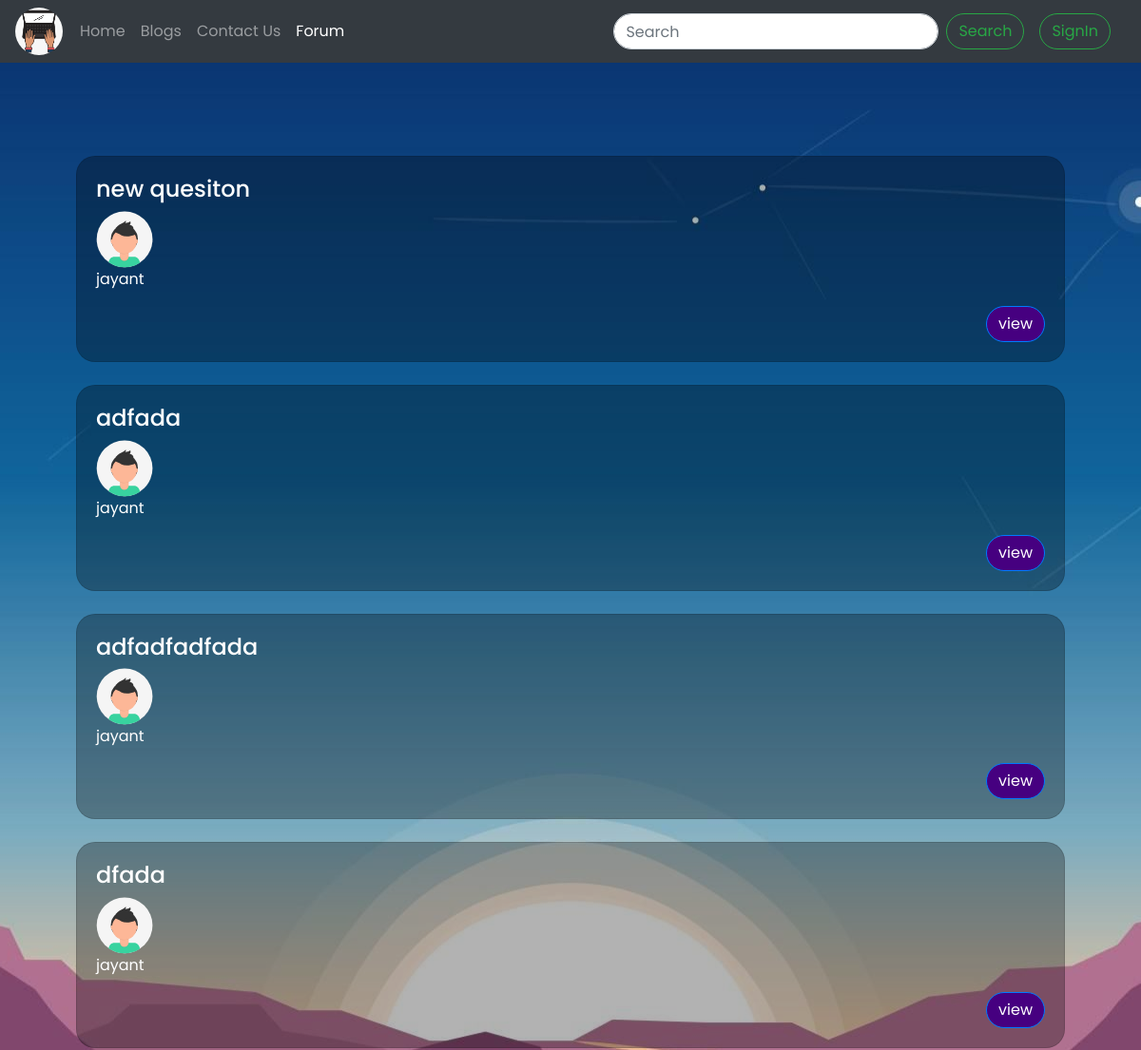
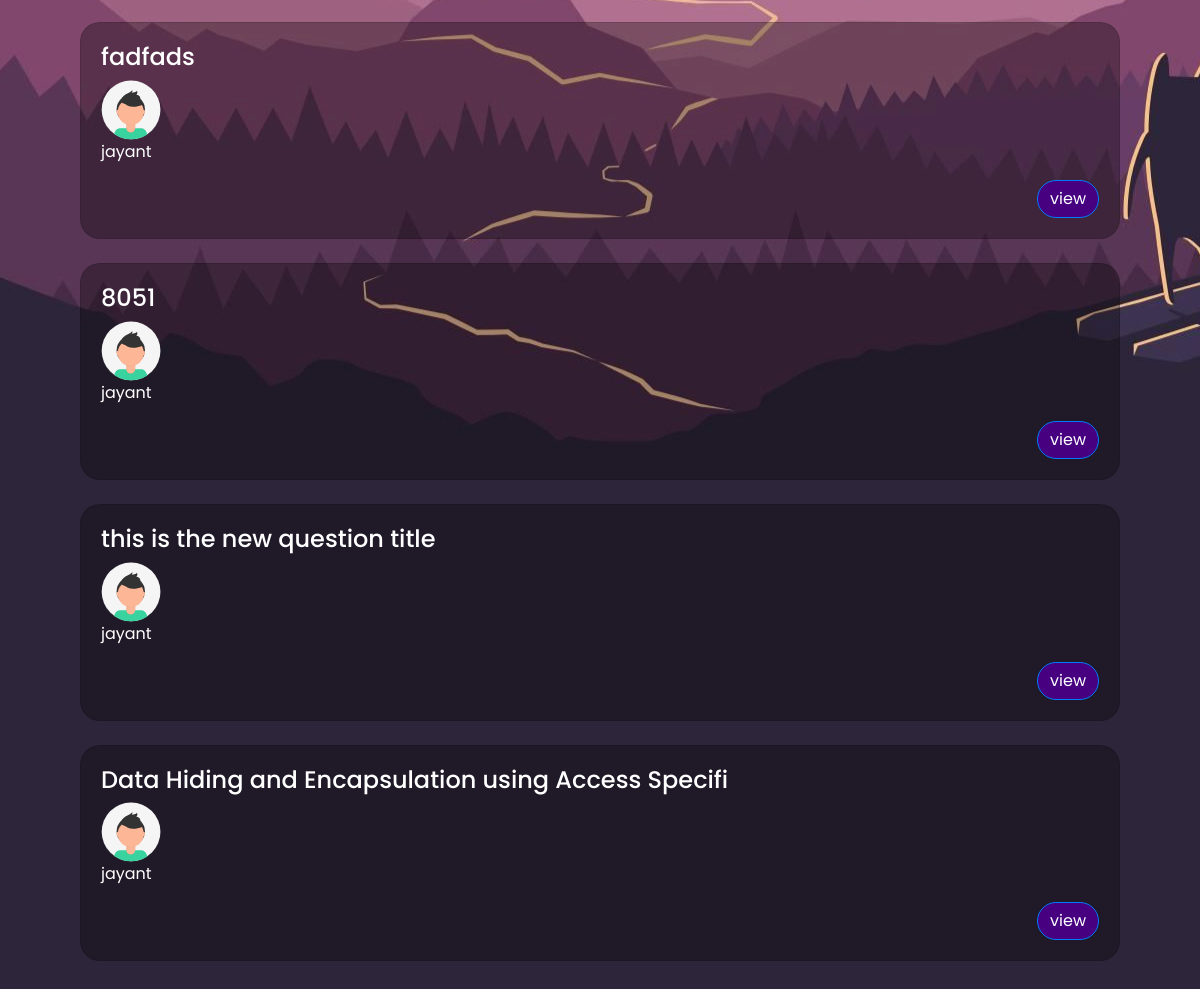
The app's page /doubts/questions-home with its own data (2 pictures, top to bottom).
### quesAns/models.py (models this page shows, shortened)
class Question(models.Model):
    sno = models.AutoField(primary_key=True)
    title = models.CharField(max_length=100)
    content = RichTextField(blank=True, null=True)
    author = models.CharField(max_length=50)
    slug = models.CharField(max_length=200)
    time_stamp = models.DateTimeField(auto_now_add=True)
    class Meta:
        ordering = ['-time_stamp']

### quesAns/views.py (the view)
# urls.py: path('questions-home', views.all_questions, name='all-questions'),
def all_questions(request):
    allques = Question.objects.all()
    context = {'allques': allques}
    return render(request, 'questions/questions_home.html', context)

### templates/questions/questions_home.html (shortened to what this page needs)
{% extends 'base.html' %}
{% load static %}
{% block head %}
<link rel="stylesheet" href="{% static 'questionHome.css' %}">
{% endblock head %}
{% load static %}
{% block doubtactive %}active
{% endblock doubtactive %}
{% block body %}
<div class="container my-2 mb-4">
{% if user.is_authenticated %}
<div class=" mb-5 ml-5">
    <a class = "btn btn-primary" href="/doubts/ask-question-page" id = "askQ"><span>+ Ask Question </span></a>
    </div>
</div>
<div class="container  mt-5">
<div id = 'question-bank'>
    {% for ques in allques %}
    <div class="card my-4" id = "card">
        <div class="card-body" >
            <h4>{{ques.title}}</h4>
             <img src="/static/images/avatar.svg" height = "60px" alt=""><p>{{ques.author}}</p>
                <a class = " btn btn-primary float-right" href="/doubts/{{ques.slug}}" id= "post-button">view</a>
        </div>
    </div>
    {% endfor %}
{% else %}
<div class="container  mt-5">
<div id = 'question-bank'>
    {% for ques in allques %}
    <div class="card my-4" id = "card">
        <div class="card-body" >
            <h4>{{ques.title}}</h4>
             <img src="/static/images/avatar.svg" height = "60px" alt=""><p>{{ques.author}}</p>
                <a class = " btn btn-primary float-right" href="/doubts/{{ques.slug}}" id= "post-button">view</a>
        </div>
    </div>
    {% endfor %}
{% endif %}
</div>
</div>
{% endblock body %}

### static/base.css (style rules this page uses)
body { margin: 0px !important; font-family: 'Poppins', sans-serif !important; font-size: 1rem !important; background:url("/static/images/vector-purple.jpg"); background-repeat: repeat; background-blend-mode: darken; background-position: center; }
.btn { border-radius: 50px !important; }

### static/questionHome.css (style rules this page uses)
#question-bank { padding: 20px; margin-top: 5%; }
#card { background: rgba(0,0,0,.3); border-radius: 20px; color: white; }
#post-button { background: rgb(70, 0, 128); }

### records on screen
Question: title "new quesiton", author "jayant"
Question: title "adfada", author "jayant"
Question: title "adfadfadfada", author "jayant"
Question: title "dfada", author "jayant"
Question: title "fadfads", author "jayant"
Question: title "8051", author "jayant"
Question: title "this is the new question title", author "jayant"
Question: title "Data Hiding and Encapsulation using Access Specifi", author "jayant"
